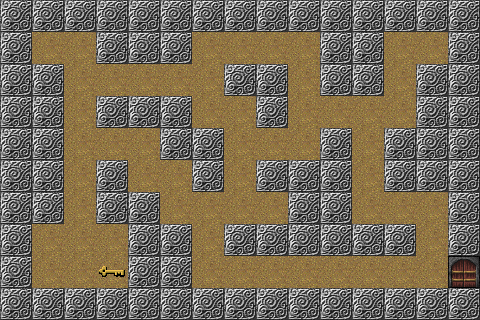

The image is a tile-based game level rendered from a .tmx file. Its description and complete source (layers, tilesets, objects, tile grids) follow:
An orthogonal 15x10 tile map with 32x32 px tiles, 1 tile layer (Capa de patrones 1).

<map version="1.2" tiledversion="1.3.1" orientation="orthogonal" renderorder="right-down" compressionlevel="-1" width="15" height="10" tilewidth="32" tileheight="32" infinite="0" nextlayerid="2" nextobjectid="1">
 <editorsettings>
  <export target="map1.json" format="json" />
 </editorsettings>
 <tileset firstgid="1" source="tileset.tsx" />
 <layer id="1" name="Capa de patrones 1" width="15" height="10">
  <data encoding="csv">
1,1,1,1,1,1,1,1,1,1,1,1,1,1,1,
1,4,4,1,1,1,4,4,4,4,1,1,4,4,1,
1,1,4,4,4,4,4,1,1,4,1,1,4,1,1,
1,1,4,1,1,1,4,4,1,4,4,4,4,1,1,
1,1,4,4,4,1,1,4,4,4,1,4,1,1,1,
1,1,4,1,4,4,1,4,1,1,1,4,1,1,1,
1,1,4,1,1,4,4,4,4,1,1,4,4,4,1,
1,4,4,4,1,1,4,1,1,1,1,1,1,4,1,
1,4,4,5,1,1,4,4,4,4,4,4,4,4,2,
1,1,1,1,1,1,1,1,1,1,1,1,1,1,1
</data>
 </layer>
</map>